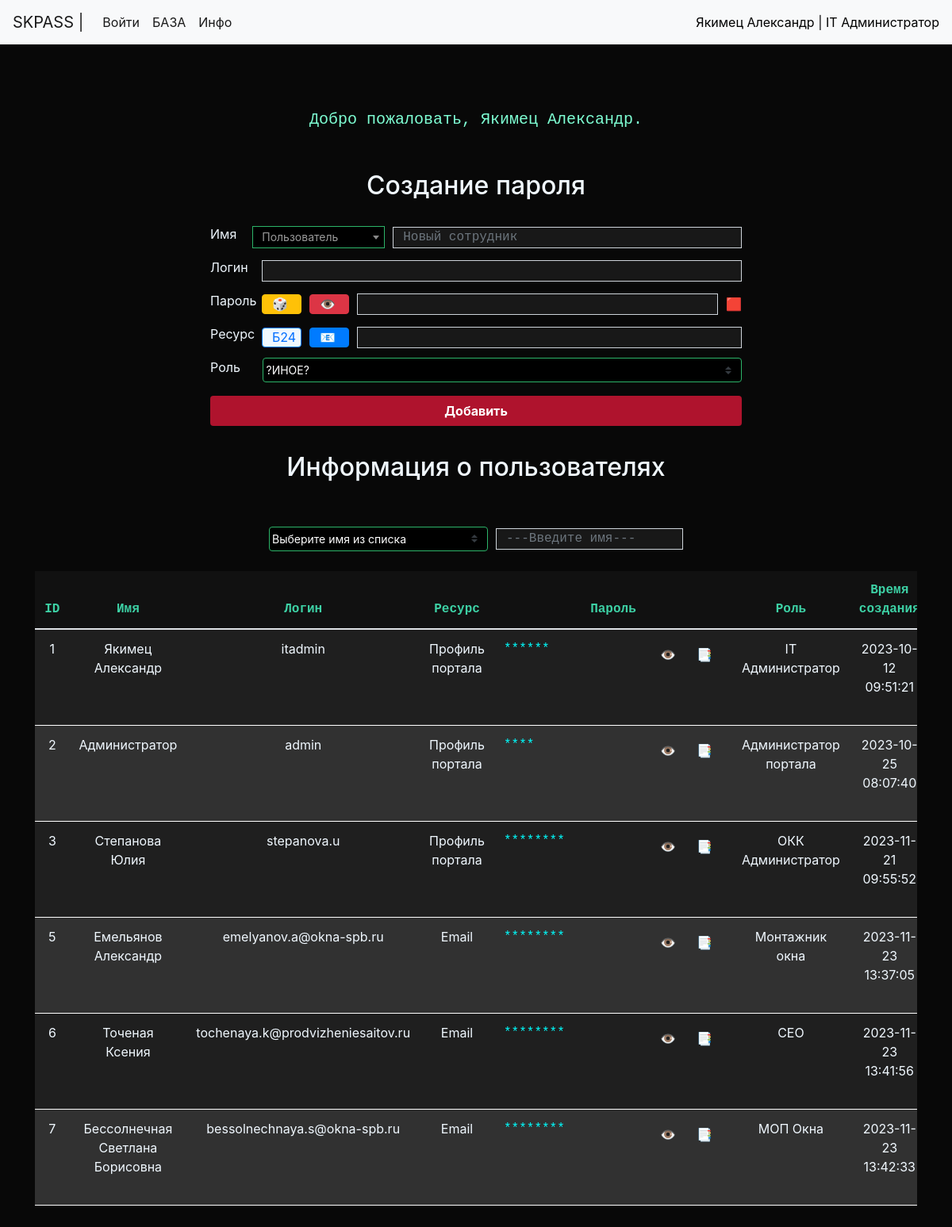
Screenshot of /profile (signed in) with the database file from the repository.
### tables this page shows
CREATE TABLE "accounts" (
	"userid"	INTEGER NOT NULL UNIQUE,
	"created"	TIMESTAMP NOT NULL DEFAULT CURRENT_TIMESTAMP,
	"username"	TEXT NOT NULL,
	"userlogin"	TEXT NOT NULL,
	"userpassword"	TEXT NOT NULL,
	"userrole"	TEXT NOT NULL,
	"userdepart"	TEXT,
	"userresource"	TEXT NOT NULL,
	"whocreate"	TEXT,
	PRIMARY KEY("userid" AUTOINCREMENT)
);

### app.py (the view)
@app.route('/profile')
def profile():
    if 'username' in session:
        username = session['username']
        userrole = session['userrole']
        userdepart = session['userdepart']
        if 'userrole' in session:
            userrole = session['userrole']
            if userrole == 'IT Администратор':
                roles = get_roles()
                accounts = get_all_accounts()
                departments = get_departments()
                return render_template('profiles/it_admin_profile.html', username=username, userrole=userrole, userdepart=userdepart, roles=roles, departments=departments, accounts=accounts)
            elif userrole == 'ОКК Администратор':
                accounts = get_all_accounts()
                departments = get_departments()
                roles = get_roles()
                return render_template('profiles/it_admin_profile.html', username=username, userrole=userrole, roles=roles, departments=departments, accounts=accounts)
            elif userrole == 'SEO Администратор':
                return render_template('profiles/seo_admin_profile.html', username=username, userrole=userrole, roles=roles, departments=departments)
            elif userrole == 'Менеджер':
                return render_template('profiles/manager_profile.html', username=username, userrole=userrole, roles=roles, departments=departments)
            elif userrole == 'Веб-разработчик':
                return render_template('profiles/web_dev_profile.html', username=username, userrole=userrole, roles=roles, departments=departments)
            elif userrole == 'SEO специалист':
                return render_template('profiles/seo_spec_profile.html', username=username, userrole=userrole, roles=roles, departments=departments)
            elif userrole == 'Администратор портала':
                departments = get_departments()
                users_from_departments = get_users_from_departments()
                return render_template('profiles/admin_profile.html', username=username, userrole=userrole, departments=departments, users_from_departments=users_from_departments)
            else:
                return redirect(url_for('login'))
    else:
        return redirect(url_for('login'))

### app.py (called while the page is built)
def get_db_connection():
    conn = sqlite3.connect('database.db')
    conn.row_factory = sqlite3.Row
    return conn

def get_all_accounts():
    conn = get_db_connection()
    cursor = conn.cursor()
    cursor.execute('SELECT userid, created, userlogin, username, userpassword, userrole, userdepart, userresource, whocreate FROM accounts')
    accounts = cursor.fetchall()
    conn.close()
    return accounts

def get_roles():
    conn = get_db_connection()
    cursor = conn.cursor()
    user_role = session.get('userrole')
    if user_role == 'Администратор портала':
        cursor.execute('SELECT rolename FROM roles')
        roles = [row[0] for row in cursor.fetchall()]
        conn.close()
        return roles
    available = available_roles.get(user_role, [])
    if available is None:
        available = []
    cursor.execute('SELECT rolename FROM roles WHERE rolename IN ({})'.format(','.join(['?'] * len(available))), tuple(available))
    roles = [role[0] for role in cursor.fetchall()]
    conn.close()
    return roles

def get_departments():
    conn = get_db_connection()
    cursor = conn.cursor()
    user_role = session.get('userrole')
    if user_role == 'Администратор портала':
        cursor.execute('SELECT departname FROM departments')
        departments = [row[0] for row in cursor.fetchall()]
        conn.close()
        return departments
    available = available_departments.get(user_role, [])
    if available is None:
        available = []
    cursor.execute('SELECT departname FROM departments WHERE departname IN ({})'.format(','.join(['?'] * len(available))), tuple(available))
    departments = [depart[0] for depart in cursor.fetchall()]
    conn.close()
    return departments

### templates/profiles/it_admin_profile.html (shortened to what this page needs)
{% extends 'base.html' %}
{% block additional_styles %}<link rel="stylesheet" href="{{ url_for('static', filename='css/style.css') }}">{% endblock %}
{% block content %}
    <div class="profile-wrapper">
            <p id="welcome">Добро пожаловать, {{ username }}.</p>
            <h2>Создание пароля</h1>
                <div class="container add-user-form">
                        <form method="POST" action="/add_user_password">
                            <div class="form-group">
                                <label for="username">Имя</label>
                                <input type="text" class="form-control" id="username" name="username" placeholder="Новый сотрудник">
                            </div>
                            <div class="form-group">
                                <label for="userlogin">Логин</label>
                                <input type="text" class="form-control" id="userlogin" name="userlogin" required>
                            </div>
                            <div class="form-group" id="form-group-password">
                                <label for="password">Пароль</label>
                                <div class="form-btn-wrapper"><button class="btn btn-warning custom-button no-active" type="button" id="generate-password-button">🎲</button></div>
                                <div class="form-btn-wrapper"><button class="btn btn-danger custom-button no-active" type="button" id="show-password-button">👁</button></div>
                                <input type="password" class="form-control" id="password" name="password" required>
                                <div id="password-strength"></div>
                            </div>
                            <div class="form-group" id="form-group-resource">
                                <label for="resource">Ресурс</label>
                                <div class="form-btn-wrapper"><button type="button" class="btn btn-primary" id="bitrix24-button">Б24</button></div>
                                <div class="form-btn-wrapper"><button type="button" class="btn btn-primary" id="email-button">📧</button></div>
                                <input type="text" class="form-control" id="resource" name="userresource" required>
                            </div>
                            <div class="select-form">
                                <label for="userrole">Роль</label>
                                <select class="custom-select custom-select-sm custom-select-add-user" name="userrole" id="userrole">
                                    {% for role in roles %}
                                        <option value="{{ role }}">{{ role }}</option>
                                    {% endfor %}
                                </select>
                            </div>
                            <div class="add-btn-wrapper"><button type="submit" class="btn btn-primary add-btn">Добавить</button></div>
                        </form>
                    </div>
                        <h2>Информация о пользователях</h2>
                    <div class="table-accounts-filter">
                        <select class="custom-select custom-select-sm" id="filter-username-select">
                            <option value="">Выберите имя из списка</option>
                        </select>
                        <input class="form-control" type="text" id="filter-username-input" placeholder="---Введите имя--- ">
                    </div>
                    <div class="table-accounts-container">
                        <table class="table table-striped" id="table-users-info">
                            <thead>
                                <tr>
                                    <th>ID</th>
                                    <th>Имя</th>
                                    <th>Логин</th>
                                    <th>Ресурс</th>
                                    <th>Пароль</th>
                                    <th>Роль</th>
                                    <th>Время создания</th>
                                </tr>
                            </thead>
                            <tbody>
                                {% for account in accounts %}
                                    <tr>
                                        <td id="table-userid">{{ account.userid }}</td>
                                        <td data-filter="username">{{ account.username }}</td>
                                        <td>{{ account.userlogin }}</td>
                                        <td data-filter="userresource">{{ account.userresource }}</td>
                                        <td class="password-cell">
                                            <div class="password-info">
                                                <span class="password-hidden">{{ "*" * account.userpassword|length }}</span>
                                            </div>
                                            <div class="password-actions">
                                                <button class="btn show-password-table-button">👁</button>
                                                <button class=" btn copy-password-button">📑</button>
                                            </div>
                                        </td>
                                        <td data-filter="userrole">{{ account.userrole }}</td>
                                        <td>{{ account.created }}</td>
                                    </tr>
                                {% endfor %}
                            </tbody>
                        </table>
                    </div>
    </div>
        {% endblock %}

### templates/base.html (shortened to what this page needs)
<!DOCTYPE html>
<html lang="ru">
  <head>
    <link rel="stylesheet" href="https://stackpath.bootstrapcdn.com/bootstrap/4.3.1/css/bootstrap.min.css">
    <link href="https://cdn.jsdelivr.net/npm/select2@4.1.0-rc.0/dist/css/select2.min.css" rel="stylesheet" />
    {% block additional_styles %}
    {% endblock %}
  </head>
  <body>
    <nav class="navbar navbar-expand-md navbar-light bg-light">
      <a class="navbar-brand" href="{{ url_for('index')}}">SKPASS | </a>
      <div class="collapse navbar-collapse" id="navbarNav">
          <ul class="navbar-nav mr-auto">
              <li class="nav-item active">
                  <a class="nav-link" href="{{ url_for('login')}}">Войти</a>
              </li>
              <li class="nav-item active">
                  <a class="nav-link" href="{{ url_for('profile')}}">БАЗА</a>
              </li>
              <li class="nav-item active">
                  <a class="nav-link" href="{{ url_for('info')}}">Инфо</a>
              </li>
          </ul>
          <span class="navbar-text" id="userinfo">
            {{ username }} | {{ userrole }}
          </span>
      </div>
  </nav>
    <div class="container-fluid">
        {% block content %}{% endblock %}
    </div>
  </body>
</html>

### static/css/style.css (style rules this page uses)
body { margin: 0; padding: 0; width: 100%; background-color: rgb(8, 8, 8); }
#bitrix24-button { background-color: aliceblue; color: rgb(0, 110, 255); }
h2 { margin-bottom: 30px; }
.select-form label { width: 64px; }
.profile-wrapper { display: flex; flex-direction: column; align-items: center; color: aliceblue; margin-top: 80px; }
.select-form { display: flex; gap: 16px; margin-bottom: 16px; }
#userinfo { color: black; }
.table-accounts-container { display: flex; overflow-y: scroll; width: 95%; max-height: 800px; position: relative; }
#table-users-info thead th { background-color: #111111; position: sticky; top: 0; z-index: 1; }
.table-accounts-container table { width: 100%; }
.table-striped tbody tr:nth-child(even) { background-color: #313131; }
.table-striped tbody tr:nth-child(odd) { background-color: #1f1f1f; }
#table-users-info { color: aliceblue; }
.password-cell { display: flex; justify-content: space-between; }
.password-info { font-family: 'Courier New', Courier, monospace; color: aqua; }
.password-actions { display: flex; margin-left: 10px; }
table { text-align: center; }
table tr { border-bottom: 1px solid #ffffff; }
.table td, .table th { border-top: 0; }
table tbody td,table tbody th { text-align: center; width: 300px; }
#table-userid { width: fit-content; }
.add-btn-wrapper { text-align: center; }
.add-btn-wrapper button { display: inline-block; }
.form-btn-wrapper button { display: flex; align-items: center; }
.add-btn { display: inline-block; background-color: #af132d; color: rgb(255, 255, 255); border-color: transparent; font-weight: bold; width: 100%; transition: 0.2s; }
.form-control { background-color: rgb(24, 24, 24); border-radius: 0px; color: aquamarine; font-family: 'Courier New', Courier, monospace; height: 27px; line-height: 27px; transition: 0.2s; width: 250px; }
.container.add-user-form { display: flex; flex-direction: column; align-items: stretch; justify-content: flex-end; width: 700px; }
.container.add-user-form label { text-align: left; width: 45px; margin-right: 10px; }
.container.add-user-form input { width: 100%; }
.container.add-user-form .form-group { display: flex; align-items: center; text-align: center; gap: 10px; margin-bottom: 10px !important; }
.form-group button { height: 25px; width: 50px; }
.container.add-user-form select { color: white; background-color: black; transition: 0.2s; border-color: rgb(44, 180, 105); padding: 3px; }
.table-accounts-filter { display: flex; align-items: center; justify-content: flex-start; margin-bottom: 25px; margin-top: 25px; gap: 10px; }
.table-accounts-filter select { color: white; background-color: black; transition: 0.2s; border-color: rgb(44, 180, 105); padding: 3px; }
.table-accounts-filter input { background-color: rgb(24, 24, 24); border-radius: 0px; color: aquamarine; font-family: 'Courier New', Courier, monospace; height: 27px; line-height: 27px; transition: 0.2s; }
#table-users-info th { color: rgb(61, 209, 165); font-family: 'Courier New', Courier, monospace }
#welcome { color: aquamarine; font-family: 'Courier New', Courier, monospace; font-size: 20px; }
.custom-select-add-user { width: 100%; }

### rows the page displays
accounts: username "Якимец Александр", userrole "IT Администратор", userid "1", userlogin "itadmin", userresource "Профиль портала", userpassword "******", created "2023-10-12 09:51:21"
accounts: userid "2", username "Администратор", userlogin "admin", userresource "Профиль портала", userpassword "****", userrole "Администратор портала", created "2023-10-25 08:07:40"
accounts: userid "3", username "Степанова Юлия", userlogin "stepanova.u", userresource "Профиль портала", userpassword "********", userrole "ОКК Администратор", created "2023-11-21 09:55:52"
accounts: userid "5", username "Емельянов Александр", userlogin "emelyanov.a@okna-spb.ru", userresource "Email", userpassword "********", userrole "Монтажник окна", created "2023-11-23 13:37:05"
accounts: userid "6", username "Точеная Ксения", userlogin "tochenaya.k@prodvizheniesaitov.ru", userresource "Email", userpassword "********", userrole "СЕО", created "2023-11-23 13:41:56"
accounts: userid "7", username "Бессолнечная Светлана Борисовна", userlogin "bessolnechnaya.s@okna-spb.ru", userresource "Email", userpassword "********", userrole "МОП Окна", created "2023-11-23 13:42:33"

### other values shown
form field userrole "?ИНОЕ?"
